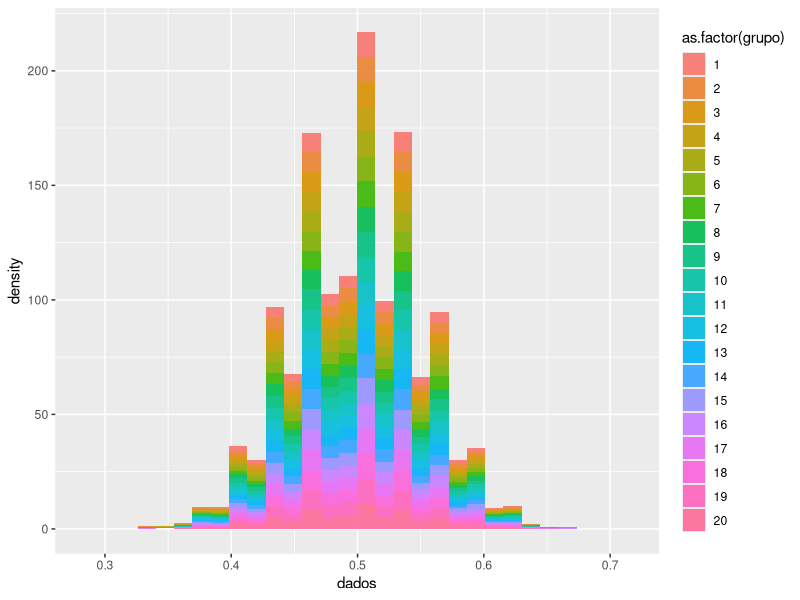

Write R code to recreate this figure.
## ---- chunk 1
set.seed(1234)
n <- 5000

amostra1 = rbinom(n= n,
                  size = 1,
                  prob = .5)

mean(amostra1)
## ---- chunk 2

library(ggplot2)
library(dplyr)
library(gganimate)

m <- 100000
n <- 100
amostras <- double(length = 0)

for(i in 1:m) {
  
  set.seed(i)
  
  amostra <- rbinom(n = n,
                   size = 1,
                   prob = .5)
  
  amostras[i] <- mean(amostra)
    
}


summary(amostras)
  
ngrupos <- 20
grupo <- rep(seq(1, ngrupos), times = m/ngrupos)
grupo <- sort(grupo)

base <- data.frame(dados = amostras,
                  grupo = grupo) 

base %>%
  ggplot(aes(x = dados, fill = as.factor(grupo))) +
  geom_histogram(alpha = .9, aes(y = ..density..)) #+
  
